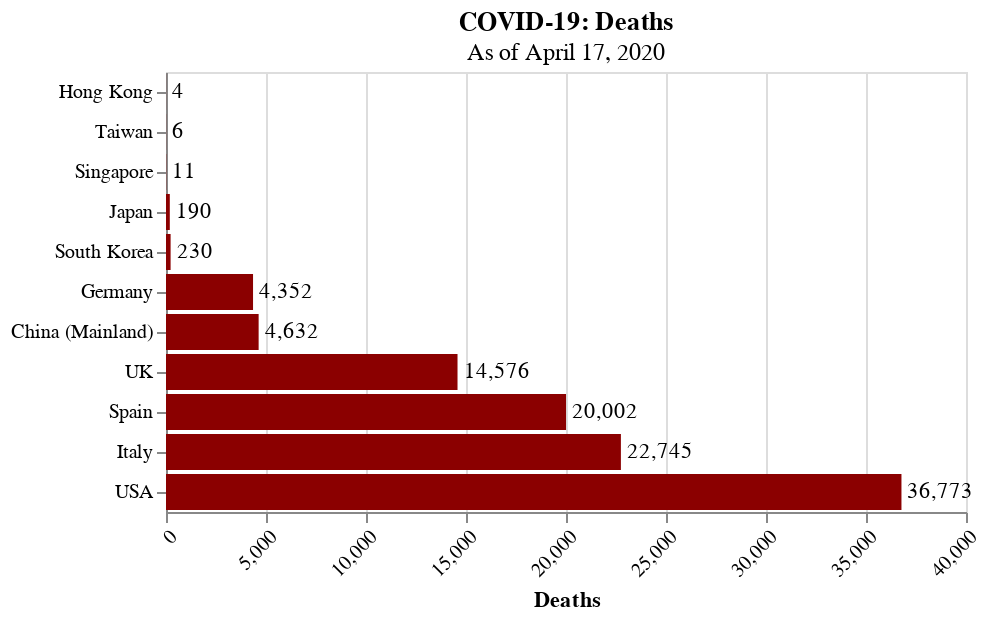

The code cell stored with this chart in its notebook:
### Code cell
# Total Deaths
plot_case_qty(regions, regions.deaths, 'COVID-19: Deaths', 'Deaths', 'darkred')

### Figure 1 — Vega-Lite specification as saved in the notebook (floating-point values rounded to 4 significant figures)
{"config": {"view": {"continuousWidth": 400, "continuousHeight": 300}, "axisX": {"labelAngle": -45}, "axisY": {"title": null}, "bar": {"color": "darkred"}}, "layer": [{"mark": "bar", "encoding": {"x": {"type": "quantitative", "field": "Deaths"}, "y": {"type": "ordinal", "field": "Region", "sort": "x"}}, "title": {"text": "COVID-19: Deaths", "subtitle": "As of April 17, 2020"}}, {"mark": {"type": "text", "align": "left", "baseline": "middle", "dx": 3}, "encoding": {"text": {"type": "quantitative", "field": "Deaths", "format": ","}, "x": {"type": "quantitative", "field": "Deaths"}, "y": {"type": "ordinal", "field": "Region", "sort": "x"}}, "title": {"text": "COVID-19: Deaths", "subtitle": "As of April 17, 2020"}}], "data": {"name": "data-130aefdf448fe4c37ddaab1f81db118c"}, "$schema": "https://vega.github.io/schema/vega-lite/v4.8.1.json", "datasets": {"data-130aefdf448fe4c37ddaab1f81db118c": [{"Region": "Taiwan", "Deaths": 6}, {"Region": "Singapore", "Deaths": 11}, {"Region": "Hong Kong", "Deaths": 4}, {"Region": "South Korea", "Deaths": 230}, {"Region": "Japan", "Deaths": 190}, {"Region": "China (Mainland)", "Deaths": 4632}, {"Region": "USA", "Deaths": 36773}, {"Region": "Italy", "Deaths": 22745}, {"Region": "Germany", "Deaths": 4352}, {"Region": "Spain", "Deaths": 20002}, {"Region": "UK", "Deaths": 14576}]}}
